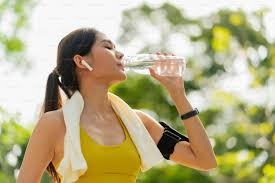
#> input picture detect/images.jpeg, 275 x 183 px
$ python -i detec.py   (imports and definitions only)
#> lines starting #> are read from the running program, lines starting #| are printed output that depends on the picture; after the words box and inside, x2 and y2 are one past the last pixel; in counts of white or black regions, pixels touching at a corner belong together
import cv2
import numpy as np
import matplotlib.pyplot as plt

def edges(image_path, blur_intensity=25):
#> called with image_path = 'images.jpeg', blur_intensity = 25
    image = cv2.imread(image_path)
#> image is the input picture: shape (183, 275, 3); mean B, G, R 133.4, 174.1, 182.6
    height, width = image.shape[:2]
#> height = 183; width = 275

    mask = np.zeros((height, width), dtype=np.uint8)
    center_x, center_y = width // 2, height // 2
#> center_x = 137; center_y = 91

    radius_x, radius_y = int(width * 0.4), int(height * 0.4)
#> radius_x = 110; radius_y = 73
    cv2.ellipse(mask, (center_x, center_y), (radius_x, radius_y), 0, 0, 360, 255, -1)
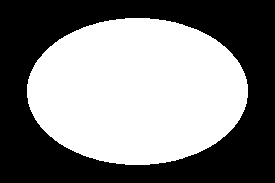
#> mask: shape (183, 275); 50.6% white; 1 black region, box (x1, y1, x2, y2) and area: (0, 0, 275, 183) 24842

    mask_inverted = cv2.bitwise_not(mask)

    blurred_image = cv2.GaussianBlur(image, (blur_intensity, blur_intensity), 0)
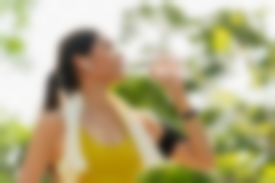
#> blurred_image: shape (183, 275, 3); mean B, G, R 133.4, 174.1, 182.6

    sharp_region = cv2.bitwise_and(image, image, mask=mask)
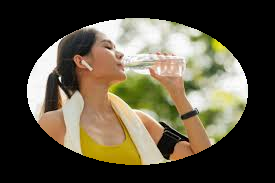
#> sharp_region: shape (183, 275, 3); mean B, G, R 63.2, 80.8, 87.9
    blurred_region = cv2.bitwise_and(blurred_image, blurred_image, mask=mask_inverted)
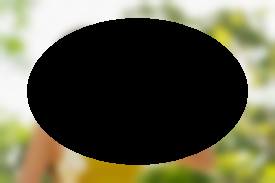
#> blurred_region: shape (183, 275, 3); mean B, G, R 70.2, 93.2, 94.7
    final_image = cv2.add(sharp_region, blurred_region)
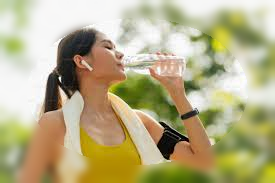
#> final_image: shape (183, 275, 3); mean B, G, R 133.4, 174, 182.5

    return final_image

def test(img):
    image = img.copy()

    scale = 0.5
    image = cv2.resize(image, (int(image.shape[1] * scale), int(image.shape[0] * scale)))

    gray = cv2.cvtColor(image, cv2.COLOR_BGR2GRAY)
    blurred = cv2.GaussianBlur(gray, (5, 5), 0)
    edges = cv2.Canny(blurred, 50, 150)
    contours, _ = cv2.findContours(edges, cv2.RETR_EXTERNAL, cv2.CHAIN_APPROX_SIMPLE)
    contours = sorted(contours, key=cv2.contourArea, reverse=True)

    images = []
    if contours:
        largest_contour = contours[0]

        x, y, w, h = cv2.boundingRect(largest_contour)

        cropped_bottle = image[y:y+h, x:x+w]
        images.append(cropped_bottle)

        output_image = image.copy()
        cv2.rectangle(output_image, (x, y), (x+w, y+h), (0, 255, 0), 2)
        cv2.drawContours(output_image, [largest_contour], -1, (0, 0, 255), 2)

    else:
        print("No bottle detected in the image.")

    return cropped_bottle, output_image

>>> result = edges('images.jpeg')
